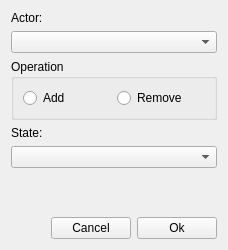
<?xml version="1.0" encoding="UTF-8"?>
<ui version="4.0">
 <class>ChangeStateDialog</class>
 <widget class="QWidget" name="ChangeStateDialog">
  <property name="windowModality">
   <enum>Qt::ApplicationModal</enum>
  </property>
  <property name="geometry">
   <rect>
    <x>0</x>
    <y>0</y>
    <width>228</width>
    <height>250</height>
   </rect>
  </property>
  <property name="windowTitle">
   <string>Change State</string>
  </property>
  <layout class="QGridLayout" name="gridLayout_3">
   <item row="0" column="0">
    <layout class="QGridLayout" name="gridLayout">
     <item row="0" column="0">
      <widget class="QLabel" name="label">
       <property name="text">
        <string>Actor:</string>
       </property>
      </widget>
     </item>
     <item row="1" column="0">
      <widget class="QComboBox" name="comboBox"/>
     </item>
     <item row="3" column="0">
      <widget class="QLabel" name="label_2">
       <property name="text">
        <string>State:</string>
       </property>
      </widget>
     </item>
     <item row="2" column="0">
      <widget class="QGroupBox" name="groupBox">
       <property name="title">
        <string>Operation</string>
       </property>
       <layout class="QGridLayout" name="gridLayout_2">
        <item row="0" column="0">
         <widget class="QRadioButton" name="radio_add">
          <property name="text">
           <string>Add</string>
          </property>
         </widget>
        </item>
        <item row="0" column="1">
         <widget class="QRadioButton" name="radio_remove">
          <property name="text">
           <string>Remove</string>
          </property>
         </widget>
        </item>
       </layout>
      </widget>
     </item>
     <item row="4" column="0">
      <widget class="QComboBox" name="combo_state"/>
     </item>
    </layout>
   </item>
   <item row="2" column="0">
    <layout class="QHBoxLayout" name="horizontalLayout">
     <item>
      <spacer name="horizontalSpacer">
       <property name="orientation">
        <enum>Qt::Horizontal</enum>
       </property>
       <property name="sizeHint" stdset="0">
        <size>
         <width>40</width>
         <height>20</height>
        </size>
       </property>
      </spacer>
     </item>
     <item>
      <widget class="QPushButton" name="button_cancel">
       <property name="text">
        <string>Cancel</string>
       </property>
      </widget>
     </item>
     <item>
      <widget class="QPushButton" name="button_ok">
       <property name="text">
        <string>Ok</string>
       </property>
      </widget>
     </item>
    </layout>
   </item>
   <item row="1" column="0">
    <spacer name="verticalSpacer">
     <property name="orientation">
      <enum>Qt::Vertical</enum>
     </property>
     <property name="sizeHint" stdset="0">
      <size>
       <width>20</width>
       <height>40</height>
      </size>
     </property>
    </spacer>
   </item>
  </layout>
 </widget>
 <resources/>
 <connections/>
</ui>
